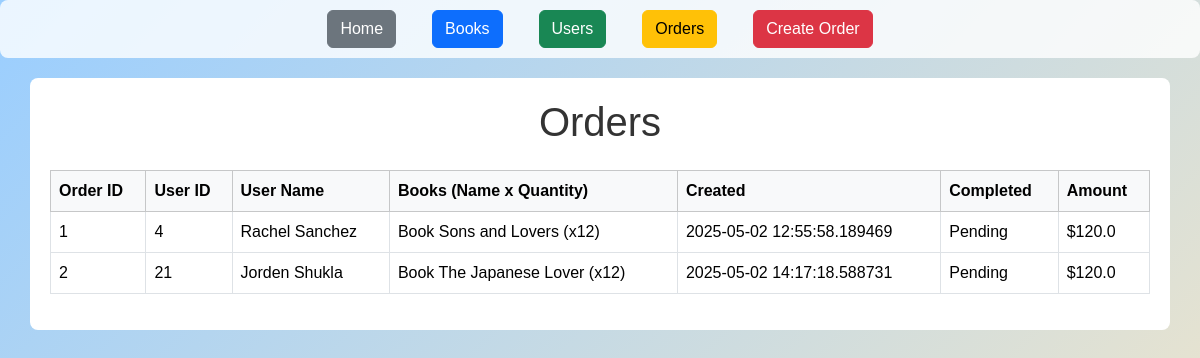
The page /orders on the database as committed earlier.
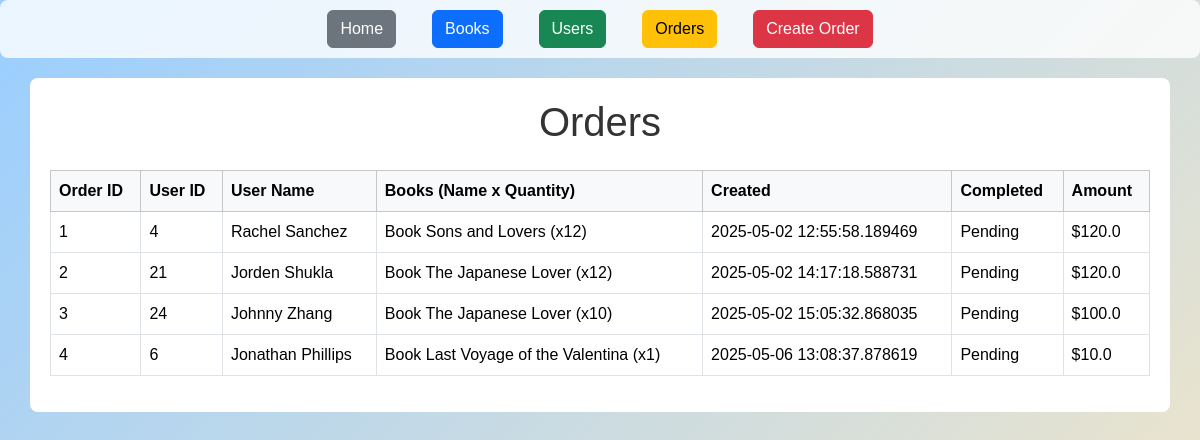
The same page on the database as committed later.
### models/order.py (models this page shows)
class Order(db.Model):
    __tablename__ = 'orders'
    id = db.mapped_column(Integer, primary_key=True)
    user_id = db.mapped_column(Integer, ForeignKey('user.id'))
    date_created = db.mapped_column(DateTime)
    date_completed = db.mapped_column(DateTime, nullable=True)
    amount = db.mapped_column(Float, nullable=False)
    user = relationship("User", back_populates="orders")
    items = relationship("Orderbook", back_populates="order")

### models/user.py (models this page shows)
class User(db.Model):
    __tablename__ = 'user'
    id = db.mapped_column(Integer, primary_key=True)
    name = db.mapped_column(String)
    phone = db.mapped_column(String)
    orders = db.relationship("Order", back_populates='user')

### models/orderbook.py (models this page shows)
class Orderbook(db.Model):  # renamed to match your __all__ import
    __tablename__ = 'orderbook'
    book_id = db.mapped_column(ForeignKey("book.id"), primary_key=True)
    order_id = db.mapped_column(ForeignKey("orders.id"), primary_key=True)
    quantity = db.mapped_column(Integer, nullable=False)
    book = relationship("Book")
    order = relationship("Order", back_populates="items")

### models/book.py (models this page shows)
class Book(db.Model):
    __tablename__ = 'book'
    id = db.mapped_column(Integer, primary_key=True)
    title = db.mapped_column(String)
    author = db.mapped_column(String)
    quantity = db.mapped_column(Integer, default=0)
    physical = db.mapped_column(Boolean, default=False)
    genre_id = db.mapped_column(Integer, ForeignKey('genre.id'))
    genre = relationship("Genre", back_populates="books")

### app.py (the view)
@app.route("/orders")
def orders():
    orders = db.session.execute(db.select(Order)).scalars().all()
    return render_template("orders.html", orders=orders)

### templates/orders.html (shortened to what this page needs)
{% extends "base.html" %}
{% block content %}
<h1 class="text-center mb-4">Orders</h1>
<table class="table table-bordered">
    <thead class="table-light">
        <tr>
            <th>Order ID</th>
            <th>User ID</th>
            <th>User Name</th>
            <th>Books (Name x Quantity)</th>
            <th>Created</th>
            <th>Completed</th>
            <th>Amount</th>
        </tr>
    </thead>
    <tbody>
        {% for order in orders %}
        <tr>
            <td>{{ order.id }}</td>
            <td>{{ order.user.id if order.user else 'N/A' }}</td>
            <td>{{ order.user.name if order.user else 'N/A' }}</td>
            <td>
                {% for item in order.items %}
                    Book {{ item.book.title }} (x{{ item.quantity }}){% if not loop.last %}, {% endif %}
                {% endfor %}
            </td>
            <td>{{ order.date_created }}</td>
            <td>{{ order.date_completed or 'Pending' }}</td>
            <td>${{ order.amount }}</td>
        </tr>
        {% endfor %}
    </tbody>
</table>
{% endblock %}

### templates/base.html (shortened to what this page needs)
<!DOCTYPE html>
<html>
<head>
    <link href="https://cdn.jsdelivr.net/npm/bootstrap@5.3.3/dist/css/bootstrap.min.css" rel="stylesheet">
</head>
<body>
    <main>
        <div class="d-flex flex-wrap justify-content-center gap-3">
            <a href="{{ url_for('home') }}" class="btn btn-secondary">Home</a>
            <a href="{{ url_for('books') }}" class="btn btn-primary">Books</a>
            <a href="{{ url_for('users') }}" class="btn btn-success">Users</a>
            <a href="{{ url_for('orders') }}" class="btn btn-warning">Orders</a>
            <a href="{{ url_for('admin_create_order') }}" class="btn btn-danger">Create Order</a>
        </div>
    </main>
    <div class="container">
        {% block content %}{% endblock %}
    </div>
</body>
</html>

### templates/base.html (style rules this page uses)
body { font-family: "Arial", sans-serif; background: linear-gradient(135deg, #9aceff 0%, #fae8c4 100%); background-repeat: no-repeat; background-size: cover; background-attachment: fixed; color: #333; }
main { background-color: rgba(255, 255, 255, 0.8); padding: 10px; margin-bottom: 20px; text-align: center; border-radius: 8px; }
main a { text-decoration: none; margin: 0 10px; color: #007bff; font-weight: bold; }
.container { background-color: white; padding: 20px; border-radius: 8px; }

Rows that differ between the two databases and show on the page:
added Order: id "3", user "24", user "Johnny Zhang", date_created "2025-05-02 15:05:32.868035", date_completed "Pending", amount "100.0"
added Orderbook: book "The Japanese Lover", quantity "10", shown under "3"
added Order: id "4", user "6", user "Jonathan Phillips", date_created "2025-05-06 13:08:37.878619", date_completed "Pending", amount "10.0"
added Orderbook: book "Last Voyage of the Valentina", quantity "1", shown under "4"
